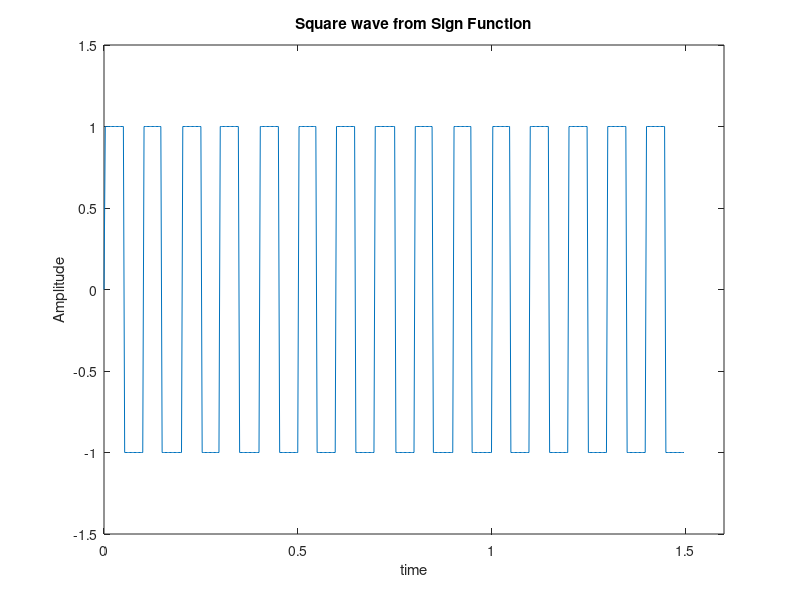

The MATLAB script that drew this image:
f=10; %frequency of 10Hz
oversample=30; %oversampling rate
fs=oversample*f; %sampling frequency
ncycle=15; %Cycles of square wave
t=0:1/fs:ncycle*1/f-1/fs; %time period
g=sign(sin(2*pi*f*t));
plot(t,g);
xlim([0 1.6]);
ylim([-1.5 1.5]);
xlabel('time');
ylabel('Amplitude');
title('Square wave from Sign Function');
